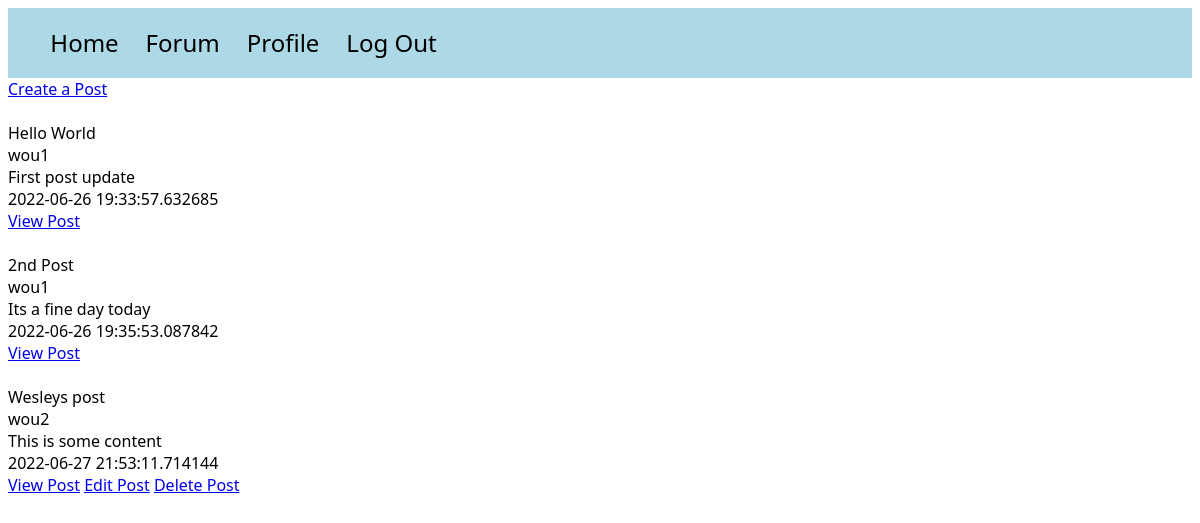
Before: /posts (signed in) with the older database file.
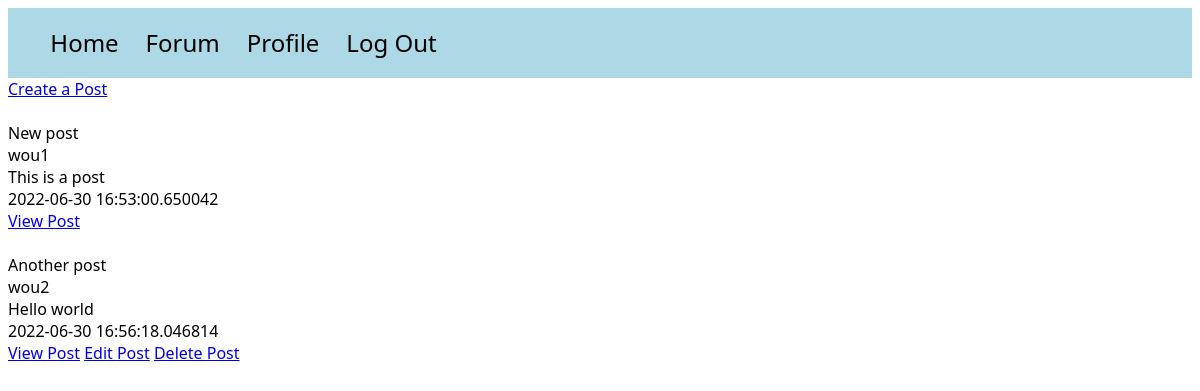
After: the same page with the newer database file.
### models.py (models this page shows)
class Post(db.Model):
    id = db.Column(db.Integer, primary_key=True)
    title = db.Column(db.String(100))
    content = db.Column(db.Text)
    poster_id = db.Column(db.Integer, db.ForeignKey(User.id))
    date_posted = db.Column(db.DateTime, default=datetime.utcnow)
    slug = db.Column(db.String(256))
    comments = db.relationship('Comment', backref='commented_post')

class User(UserMixin, db.Model):
    id = db.Column(db.Integer, primary_key=True)
    email = db.Column(db.String(100), unique=True)
    password = db.Column(db.String(100))
    name = db.Column(db.String(1000))
    last_seen = db.Column(db.String(100))
    posts = db.relationship('Post', backref='poster')

### app.py (the view)
@app.route('/posts')
@login_required
def posts():
    posts = Post.query.order_by(Post.date_posted)
    return render_template("posts.html", posts=posts)

### app.py (called while the page is built)
@login_manager.user_loader
def load_user(user_id):
    try:
        return User.query.get(int(user_id))
    except:
        return None

### templates/posts.html (shortened to what this page needs)
<!DOCTYPE html>
<html lang="en">
<head>
</head>
<link rel="stylesheet" href="/static/style.css">
<body>
<div id="navbar">
    <ul>
        <a href="{{ url_for('home') }}"><li>Home</li></a>
        <a href="{{ url_for('posts') }}"><li>Forum</li></a>
        {% if current_user.is_authenticated %}
        <a href="{{ url_for('main.profile') }}"><li>Profile</li></a>
        {% endif %}
        {% if current_user.is_authenticated %}
        <a href="{{ url_for('auth.logout') }}"><li>Log Out</li></a>
        {% endif %}
    </ul>
</div>
<a href="{{ url_for('write_post') }}">Create a Post</a><br><br>
{% for post in posts %}
    {{ post.title }}<br>
    {{ post.poster.name }}<br>
    {{ post.content }}<br>
    {{ post.date_posted }}<br>
    <a href="{{ url_for('post', id=post.id) }}">View Post</a>
    {% if current_user.id == post.poster_id %}
    <a href="{{ url_for('edit_post', id=post.id) }}">Edit Post</a>
    <a href="{{ url_for('delete_post', id=post.id) }}">Delete Post</a>
    {% endif %}
    <br><br>
{% endfor %}
</body>
</html>

Changed rows visible on the page:
removed Post: title "Hello World", poster.name "wou1", content "First post update", date_posted "2022-06-26 19:33:57.632685"
removed Post: title "Wesleys post", poster.name "wou2", content "This is some content", date_posted "2022-06-27 21:53:11.714144"
added Post: title "New post", poster.name "wou1", content "This is a post", date_posted "2022-06-30 16:53:00.650042"
changed Post: title "2nd Post" → "Another post"; poster.name "wou1" → "wou2"; content "Its a fine day today" → "Hello world"; date_posted "2022-06-26 19:35:53.087842" → "2022-06-30 16:56:18.046814"; now shows "Edit Post Delete Post"
